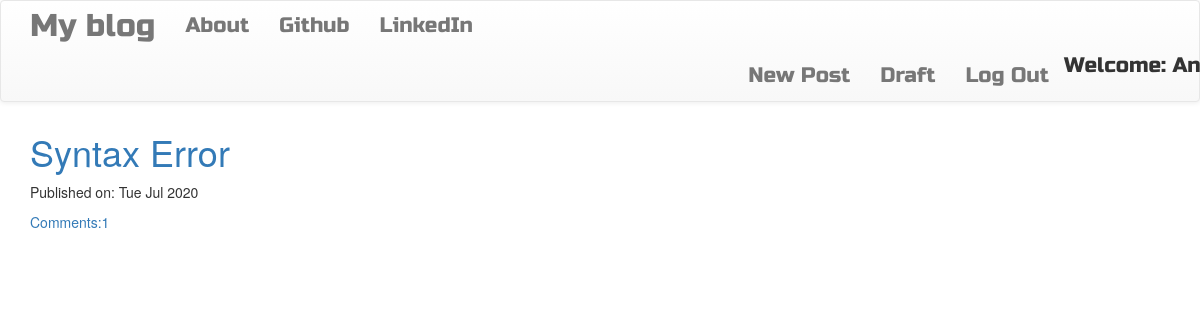
The app's page / (signed in) with its own data.
### blog/models.py (models this page shows, shortened)
class Post(models.Model):
    author=models.ForeignKey('auth.User',on_delete=models.CASCADE)
    title=models.CharField(max_length=200)
    text=models.TextField()
    created_date=models.DateTimeField(default=timezone.now)
    published_date=models.DateTimeField(blank=True,null=True)
    def approve_comments(self):
        return self.comments.filter(approved_comment=True)

### blog/views.py (the view)
# urls.py: url(r'^$',views.PostListView.as_view(),name='post_list'),
class PostListView(ListView):
    model=Post
    def get_queryset(self):
        return Post.objects.filter(published_date__lte=timezone.now()).order_by('-published_date')

### blog/templates/blog/post_list.html
{% extends 'blog/base.html' %}
{% block content %}
<div class="centerstage">
    {% for post in post_list %}
      <div class="post">
         <h1><a href="{% url 'post_detail' pk=post.pk %}">{{post.title}}</a></h1>
           <div class="date">
              <p>Published on: {{post.published_date|date:"D M Y"}}</p>
          </div>
         <a href="{% url 'post_detail' pk=post.pk %}">Comments:{{post.approve_comments.count}}</a>
      </div>
    {% endfor%}
</div>
{% endblock %}

### blog/templates/blog/base.html (shortened to what this page needs)
<!DOCTYPE html>
{% load static %}
<html>
<head>
    <link rel="stylesheet" href="https://maxcdn.bootstrapcdn.com/bootstrap/3.3.7/css/bootstrap.min.css">
    <link rel="stylesheet" href="https://maxcdn.bootstrapcdn.com/bootstrap/3.3.7/css/bootstrap-theme.min.css">
    <link rel="stylesheet" href="//cdn.jsdelivr.net/npm/medium-editor@latest/dist/css/medium-editor.min.css" type="text/css" media="screen" charset="utf-8">
    <link rel="stylesheet" href="{% static 'css/blog.css' %}">
</head>
<body class="loader">
    <nav class="navbar navbar-default techfont custom-navbar">
    <div class="container">
        <ul class="nav navbar-nav">
                <li><a class="navbar-brand bigbrand" href="{% url 'post_list' %}">My blog</a></li>
                <li><a href="{% url 'about' %}">About</a></li>
                <li><a href="https://www.github.com">Github</a></li>
                <li><a href="https://www.linkedin.com">LinkedIn</a></li>
        </ul>
       </div>
    <ul class="nav navbar-nav navbar-right">
        {% if user.is_authenticated %}
        <li><a href="{% url 'post_new'%}">New Post</a></li>
        <li><a href="{% url 'post_draft_list'%}">Draft</a></li>
        <li><a href="{% url 'logout'%}">Log Out</a></li>
        <li>Welcome: {{user.username}}</li>
        {% else %}
        <li><a class="nav navbar-right" href="{% url 'login'%}"><span class="glyphicon glyphicon-user"></span></a></li>
        {% endif %}
    </ul>
    </nav>
    <div class="content container">
        <div class="row">
            <div class="col-md-8">
                <div class="blog_posts">
                    {% block content %}
                    {% endblock %}
                </div>
            </div>
        </div>
    </div>
</body>
</html>

### blog/static/css/blog.css (style rules this page uses)
.techfont { font-family:'Russo One',sans-serif; font-size:1.5em; margin-bottom:10px; }
.bigbrand { font-size:1.5em; }
.centerstage { margin-left:auto; margin-right:auto; }
.loader { filter:hue-rotate(0deg); color:linear-gradient(45deg,#0f8,#08f); animation:hue 10000ms infinite linear; }

### records on screen
Post: title "Syntax Error", published_date "Tue Jul 2020", approve_comments.count "1"
